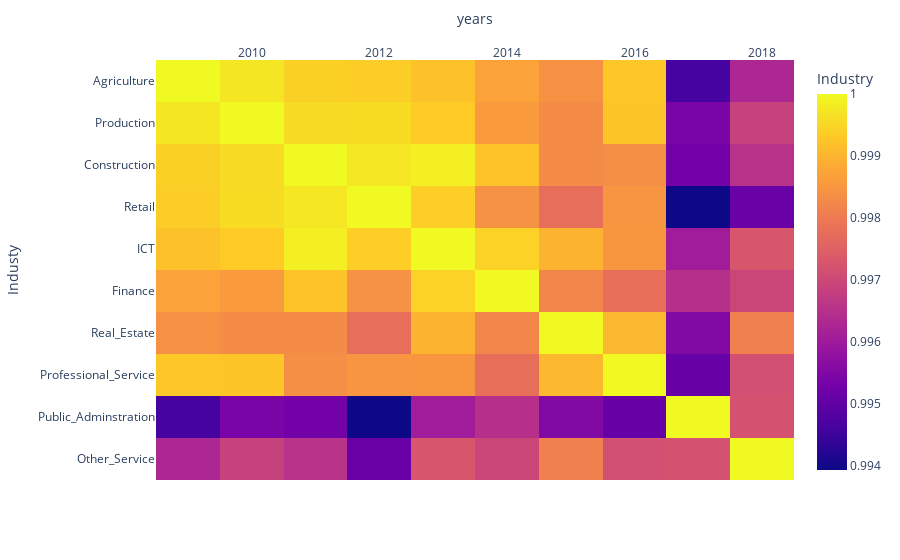

The code cell stored with this chart in its notebook:
### Code cell
import plotly.express as px
data=df_1
fig = px.imshow(df_1,
                labels=dict(x="years", y="Industy", color="Industry"),
                x=['2009', '2010', '2011', '2012', '2013', '2014', '2015', '2016', '2017',
       '2018'],
                y=['Agriculture', 'Production', 'Construction','Retail','ICT','Finance','Real_Estate',' Professional_Service','Public_Adminstration','Other_Service']
               )
fig.update_xaxes(side="top")
fig.show()

### Figure 1 — Plotly figure (JSON) as saved in the notebook; plotly's stock layout.template omitted (floating-point values rounded to 4 significant figures)
{"data": [{"coloraxis": "coloraxis", "hovertemplate": "years: %{x}<br>Industy: %{y}<br>Industry: %{z}<extra></extra>", "type": "heatmap", "x": ["2009", "2010", "2011", "2012", "2013", "2014", "2015", "2016", "2017", "2018"], "y": ["Agriculture", "Production", "Construction", "Retail", "ICT", "Finance", "Real_Estate", " Professional_Service", "Public_Adminstration", "Other_Service"], "z": [[1, 0.9997, 0.9994, 0.9994, 0.9992, 0.9987, 0.9984, 0.9993, 0.9946, 0.9963], [0.9997, 1, 0.9996, 0.9996, 0.9993, 0.9986, 0.9983, 0.9992, 0.9954, 0.9969], [0.9994, 0.9996, 1, 0.9997, 0.9999, 0.9992, 0.9983, 0.9984, 0.9953, 0.9965], [0.9994, 0.9996, 0.9997, 1, 0.9994, 0.9984, 0.9978, 0.9985, 0.9939, 0.9952], [0.9992, 0.9993, 0.9999, 0.9994, 1, 0.9994, 0.999, 0.9985, 0.9961, 0.9973], [0.9987, 0.9986, 0.9992, 0.9984, 0.9994, 1, 0.9982, 0.9978, 0.9965, 0.9969], [0.9984, 0.9983, 0.9983, 0.9978, 0.999, 0.9982, 1, 0.9991, 0.9955, 0.9981], [0.9993, 0.9992, 0.9984, 0.9985, 0.9985, 0.9978, 0.9991, 1, 0.9951, 0.9972], [0.9946, 0.9954, 0.9953, 0.9939, 0.9961, 0.9965, 0.9955, 0.9951, 1, 0.9972], [0.9963, 0.9969, 0.9965, 0.9952, 0.9973, 0.9969, 0.9981, 0.9972, 0.9972, 1]]}], "layout": {"coloraxis": {"colorbar": {"title": {"text": "Industry"}}, "colorscale": [[0, "#0d0887"], [0.1111, "#46039f"], [0.2222, "#7201a8"], [0.3333, "#9c179e"], [0.4444, "#bd3786"], [0.5556, "#d8576b"], [0.6667, "#ed7953"], [0.7778, "#fb9f3a"], [0.8889, "#fdca26"], [1, "#f0f921"]]}, "margin": {"t": 60}, "xaxis": {"constrain": "domain", "scaleanchor": "y", "side": "top", "title": {"text": "years"}}, "yaxis": {"autorange": "reversed", "constrain": "domain", "title": {"text": "Industy"}}}}
